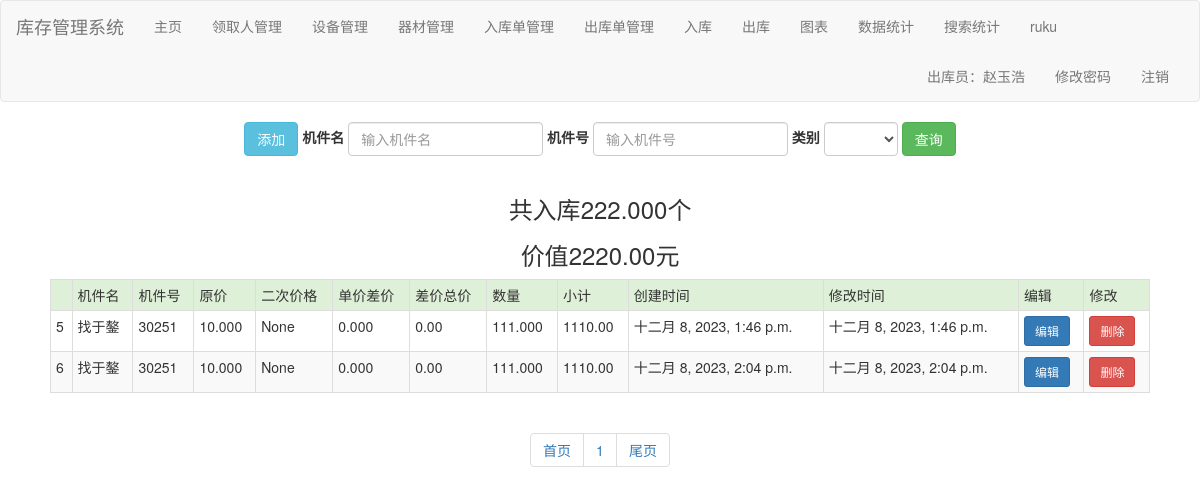
The page /inbound/bd (signed in) on the database its author committed.
### common/models.py (models this page shows, shortened)
class Clothes(models.Model):
    lei_choices = (
        (1, "一类"),
        (2, "二类"),
        (3, "三类"),
    )
    lei = models.SmallIntegerField(verbose_name="类别", choices=lei_choices, default=1)
    name = models.CharField(max_length=32, verbose_name='机件名')
    sn = models.CharField(max_length=32,  verbose_name='机件号')
    price = models.DecimalField(max_digits=10, decimal_places=3, verbose_name='价格')
    danwei_choices = (
        (1, "台"),
        (2, "套"),
        (3, "件"),
        (4, "个"),
        (5, "盒"),
        (6, "箱"),
        (7, "斤"),
    )
    danwei = models.SmallIntegerField(verbose_name="单位",default=1, choices=danwei_choices)
    stock = models.DecimalField(verbose_name='库存',max_digits=7,decimal_places=2)
    stock_down = models.DecimalField(verbose_name='最低库存',max_digits=7,decimal_places=2)
    changjia = models.CharField(max_length=32,  default=1,verbose_name='厂家')
    image = models.ImageField(upload_to='clothes', verbose_name='图片')
    desc = models.CharField(max_length=200, verbose_name='描述')
    create_time = models.DateTimeField(auto_now_add=True, verbose_name='创建时间')
    modify_time = models.DateTimeField(auto_now=True, verbose_name='修改时间')
    class Meta:
        ordering = ['create_time']
        verbose_name = '产品信息'
        verbose_name_plural = verbose_name

class Inbound(models.Model):
    code = models.CharField(max_length=32, verbose_name='入库单号')
    user = models.ForeignKey(User, on_delete=models.CASCADE, verbose_name='用户')
    clothes = models.ForeignKey(Clothes, on_delete=models.CASCADE, verbose_name='产品信息')
    price = models.DecimalField(max_digits=10, decimal_places=3, blank=True, null=True, verbose_name='二次价格')
    amount = models.DecimalField(verbose_name='数量',max_digits=7,decimal_places=3)
    create_time = models.DateTimeField (auto_now_add=True, verbose_name='创建时间')
    modify_time = models.DateTimeField(auto_now=True, verbose_name='修改时间')
    class Meta:
        ordering = ['id']
        verbose_name = '入库单'
        verbose_name_plural = verbose_name

### inbound/views.py (the view)
# urls.py: path('bd', views.bd, name='bd'),
def bd(request):
    inbounds = Inbound.objects.all()
    qs = []
    total_price = 0  # 初始化总价为 0
    total_cheng = 0
    total_amount = 0
    cha_price = 0
    for inbound in inbounds:
        if inbound.clothes.price != inbound.price:
            qs.append({
                'clothes_name': inbound.clothes.name,
                'clothes_sn': inbound.clothes.sn,
                'clothes_price': inbound.clothes.price,
                'inbound_price': inbound.price,
                'amount': inbound.amount,
                'create_time': inbound.create_time,
                'modify_time': inbound.modify_time,
                'id': inbound.id,
            })
    for item in qs:
        if item.get('inbound_price') is not None:
            price = item.get('inbound_price')
        else:
            price = item.get('clothes_price')
        amount = item.get('amount')
        product_price = price * amount
        dan_price = item.get('clothes_price') - price
        cha = item.get('clothes_price') * amount - price * amount
        total_price += product_price
        cha_price += cha
        product_price = round(product_price, 2)
        cha = round(cha, 2)
        item['dan_price'] = dan_price
        item['cha'] = cha
        item['cha_price'] = cha_price
        item['product_price'] = product_price
        total_cheng += product_price
        total_amount += item['amount']
    paginator = Paginator(qs, 1000)
    page = request.GET.get('page', '1')
    result = paginator.page(page)
    context = {
        'result': result,
        'total_amount': total_amount,
        'total_price': total_cheng,
        'cha_price': cha_price,
    }
    return render(request, 'inbound/bd.html', context)

### inbound/templates/inbound/bd.html (shortened to what this page needs)
{% extends 'base.html' %}
{% block content %}
    <div id="content" style="height: 600px">
        <div id="search" class="text-center">
            <form class="form-inline" action="{% url 'inbound:search' %} " method="get">
                <div class="form-group ">
                    <a class="btn btn-info" href="{% url 'inbound:add' %}">添加</a>
                </div>
                <div class="form-group">
                    <label for="code">机件名</label>
                    <input type="text" class="form-control" id="clothes_name" name="clothes_name" placeholder="输入机件名">
                </div>
                <div class="form-group">
                    <label for="customer_name">机件号</label>
                    <input type="text" class="form-control" id="clothes_sn" name="clothes_sn"
                           placeholder="输入机件号">
                </div>
                <div class="form-group">
                    <label for="lei">类别</label>
                    <select id="lei" name="lei" class="form-control">
                        <option style='display: none'></option>
                        <option value="1">一类</option>
                    </select>
                </div>
                <button type="submit" class="btn btn-success">查询</button>
            </form>
            </div>
        <br>
        <div class="text-center">
            {% if total_amount %}
            <p><h3>共入库{{ total_amount }}个</h3></p>
            {% endif %}
            {% if total_price %}
            <p><h3>价值{{ total_price }}元</h3></p>
            {% endif %}
        </div>
        <div id="table" align="center">
            {% if result %}
                <table class="table table-striped table-bordered table-hover  table-condensed" style="width: 1100px">
                <tr class="success">
                    <td></td>
                    <td>机件名</td>
                    <td>机件号</td>
                    <td>原价</td>
                    <td>二次价格</td>
                    <td>单价差价</td>
                    <td>差价总价</td>
                    <td>数量</td>
                    <td>小计</td>
                    <td>创建时间</td>
                    <td>修改时间</td>
                    <td>编辑</td>
                    <td>修改</td>
                </tr>
                {% for foo in result %}
                    <tr>
                        <td>{{ foo.id }}</td>
                        <td>{{ foo.clothes_name }}</td>
                        <td>{{ foo.clothes_sn }}</td>
                        <td>{{ foo.clothes_price }}</td>
                        <td>{{ foo.inbound_price }}</td>
                        <td>{{ foo.dan_price }}</td>
                        <td>{{ foo.cha}}</td>
                        <td>{{ foo.amount }}</td>
                        <td>{{ foo.product_price}}</td>
                        <td>{{ foo.create_time }}</td>
                        <td>{{ foo.modify_time }}</td>
                        <td><a class="btn btn-primary btn-sm" href="{% url 'inbound:update' foo.id %}">编辑</a></td>
                        <td><a class="btn btn-danger btn-sm" href="{% url 'inbound:delete' foo.id %}">删除</a></td>
                    </tr>
                {% endfor %}
            {% else %}
                <p>没有任何入库单</p>
            {% endif %}
            </table>
        </div>
        <div class="text-center">
            <ul class="pagination">
                <li><a href="/inbound/?page=1" rel="external nofollow">首页</a></li>
                {% for num in result.paginator.page_range %}
                    <li><a href="/inbound/?page={{ num }}" rel="external nofollow">{{ num }}</a></li>
                {% endfor %}
                <li><a href="/inbound/?page={{ result.paginator.num_pages }}" rel="external nofollow">尾页</a></li>
            </ul>
        </div>
    </div>
{% endblock %}

### rows shown on the page
Clothes: clothes_name "找于鏊" "找于鏊", clothes_sn "30251" "30251", clothes_price "10.000" "10.000"
Inbound: amount "111.000", create_time "十二月 8, 2023, 1:46 p.m.", modify_time "十二月 8, 2023, 1:46 p.m."
Inbound: amount "111.000", create_time "十二月 8, 2023, 2:04 p.m.", modify_time "十二月 8, 2023, 2:04 p.m."

### other values the page prints
{{ request.session.user_role }} "出库员"
{{ request.session.user_name }} "赵玉浩"
{{ total_amount }} "222.000"
{{ total_price }} "2220.00"
{{ foo.id }} "5" "6"
{{ foo.inbound_price }} "None" "None"
{{ foo.dan_price }} "0.000" "0.000"
{{ foo.cha }} "0.00" "0.00"
{{ foo.product_price }} "1110.00" "1110.00"
{{ num }} "1"
